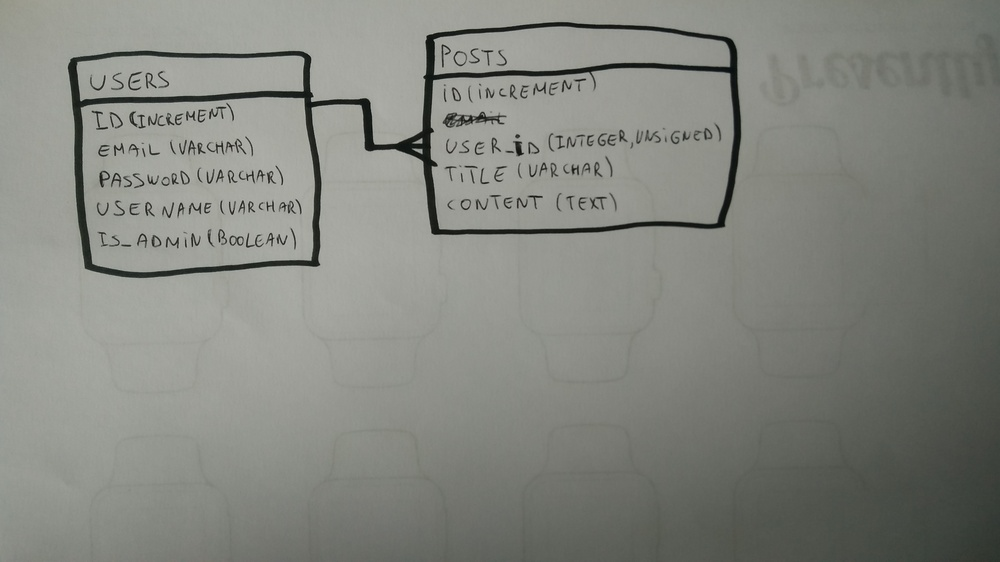
#> input picture images/relation.jpg, 1000 x 562 px, shrunk from 3840 x 2160 before the run
$ python lines.py
#> lines starting #> are read from the running program, lines starting #| are printed output that depends on the picture; after the words box and inside, x2 and y2 are one past the last pixel; in counts of white or black regions, pixels touching at a corner belong together
import cv2
import numpy as np

img = cv2.imread('images/relation.jpg')
#> img is the input picture: shape (562, 1000, 3); mean B, G, R 127.4, 133.9, 131.9
gray = cv2.cvtColor(img,cv2.COLOR_BGR2GRAY)
edges = cv2.Canny(gray,50,150,apertureSize = 3)
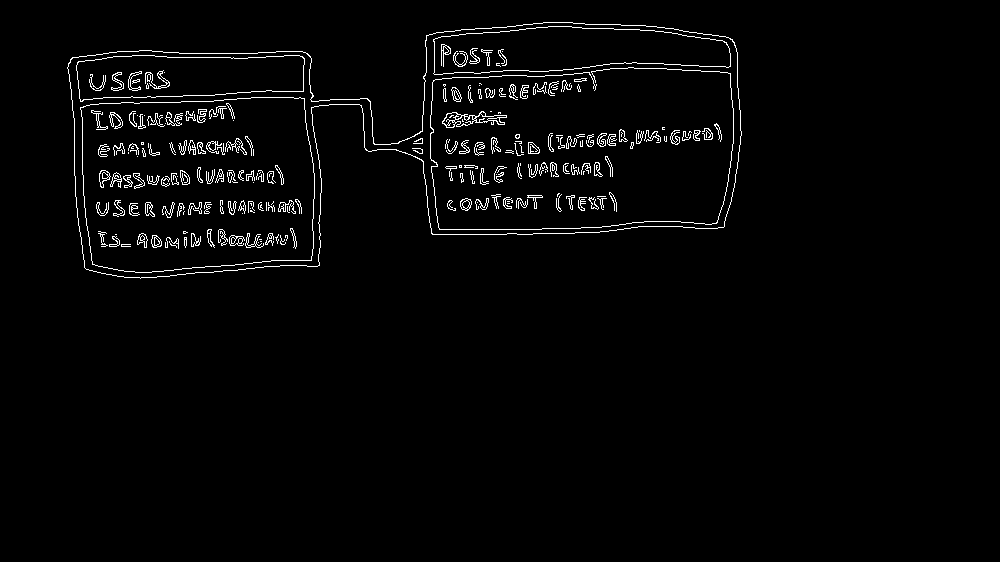
#> edges: shape (562, 1000); 2.2% white in thin lines or dots, all inside (x1, y1, x2, y2) = (67, 22, 742, 279)
cv2.imwrite('houghlinesCanny.jpg',edges)

# cv2.imshow('img', edges)
# cv2.waitKey(0)
# cv2.destroyAllWindows()

minLineLength = 100
maxLineGap = 10

lines = cv2.HoughLinesP(edges,1,np.pi/180,100,minLineLength,maxLineGap)
#> lines = 45 rows, first 6: [544, 228, 580, 228], [454, 234, 506, 234], [277, 97, 293, 97], [634, 68, 653, 68], [330, 99, 359, 99], [374, 144, 390, 144]

for x1,y1,x2,y2 in lines[0]:
    cv2.line(img,(x1,y1),(x2,y2),(0,255,0),2)
#> this loop made 1 pass
#> img: shape (562, 1000, 3); 0.02% of pixels changed, all inside (x1, y1, x2, y2) = (543, 227, 582, 230)

cv2.imwrite('houghlines5.jpg',img)

$ run again, with images/multi.jpg copied over images/relation.jpg
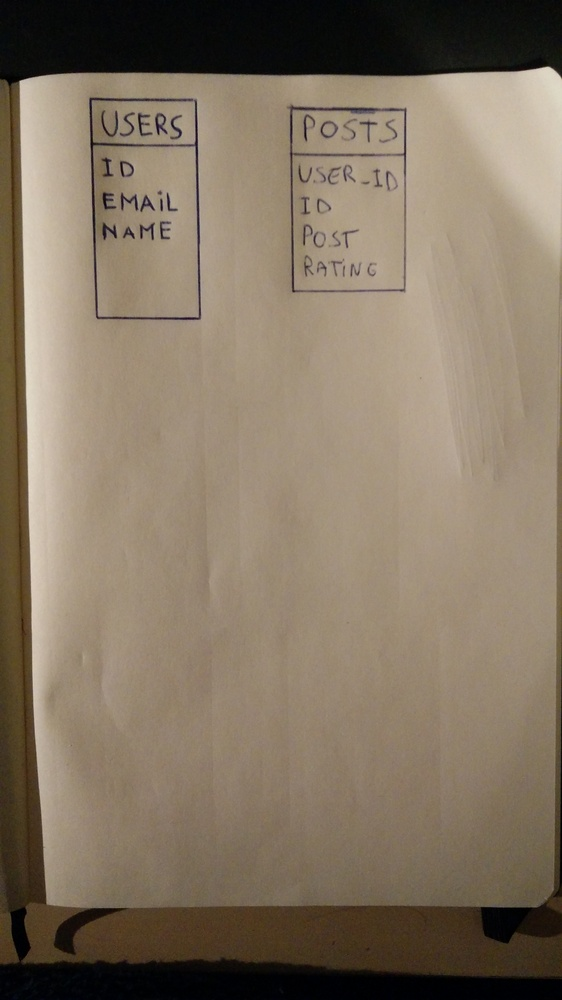
#> input picture images/multi.jpg, 562 x 1000 px, shrunk from 2160 x 3840 before the run
#> img is the input picture: shape (1000, 562, 3); mean B, G, R 99.3, 118.1, 132.6
#> `gray = cv2.cvtColor(img,cv2.COLOR_BGR2GRAY)`:
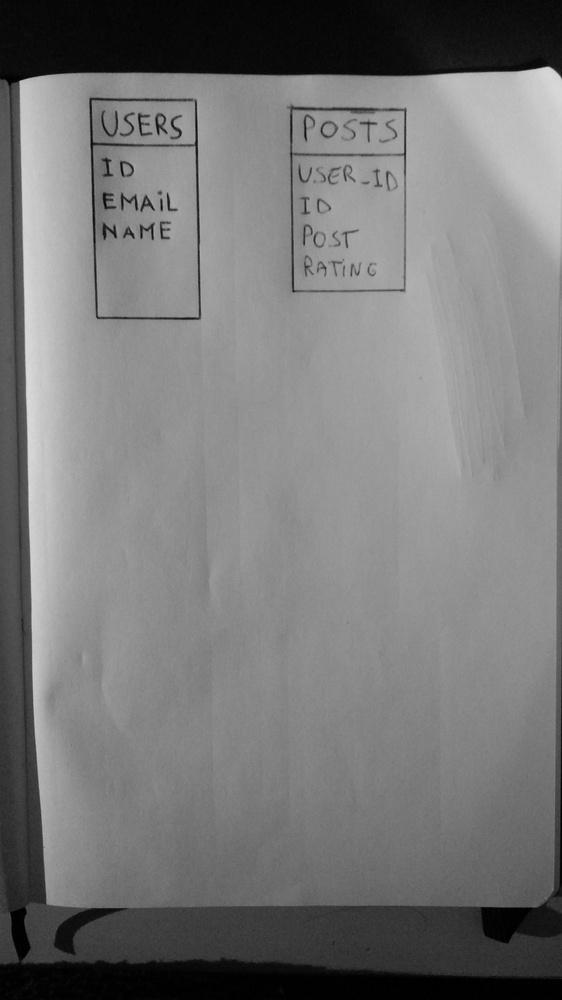
#> gray: shape (1000, 562); min 0, max 221, mean 120.3
#> `edges = cv2.Canny(gray,50,150,apertureSize = 3)`:
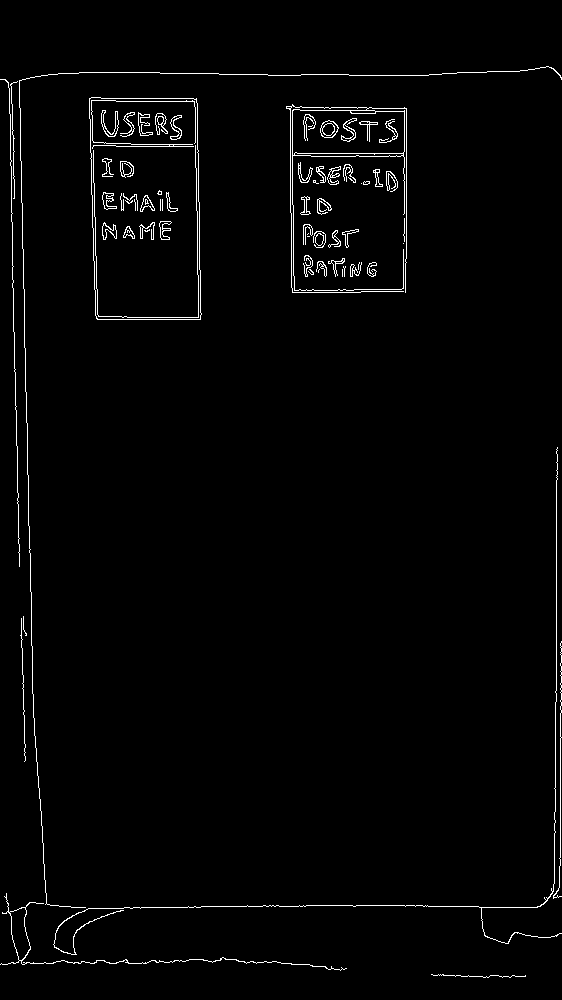
#> edges: shape (1000, 562); 1.8% white in thin lines or dots
#> lines = 50 rows, first 6: [11, 166, 11, 212], [556, 690, 556, 480], [20, 108, 20, 160], [199, 202, 199, 235], [27, 431, 27, 474], [13, 288, 13, 322]
#> the loop `for x1,y1,x2,y2 in lines[0]:` made 1 pass

$ run again, with images/multi2.jpg copied over images/relation.jpg
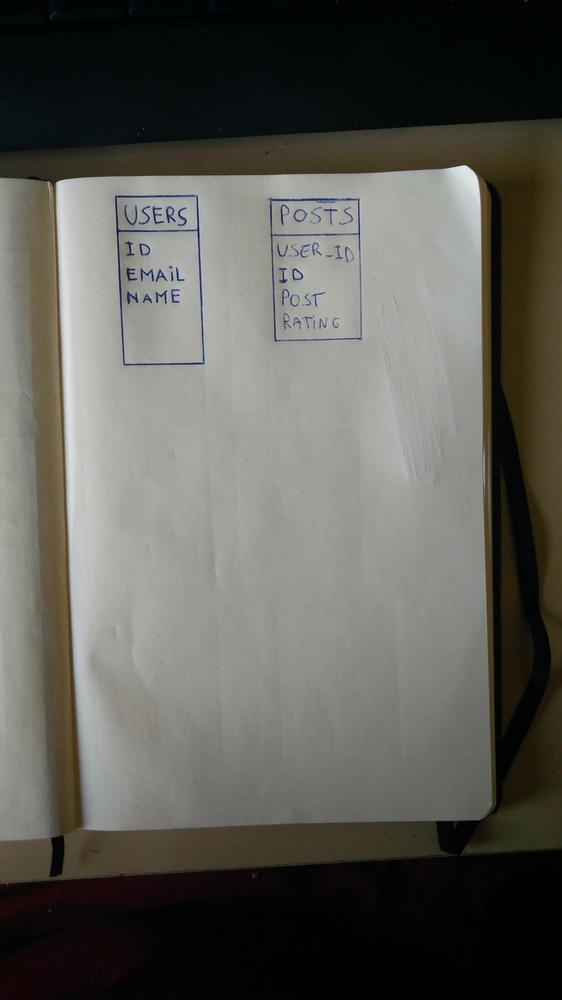
#> input picture images/multi2.jpg, 562 x 1000 px, shrunk from 2160 x 3840 before the run
#> img is the input picture: shape (1000, 562, 3); mean B, G, R 86.1, 92.1, 92.7
#> `gray = cv2.cvtColor(img,cv2.COLOR_BGR2GRAY)`:
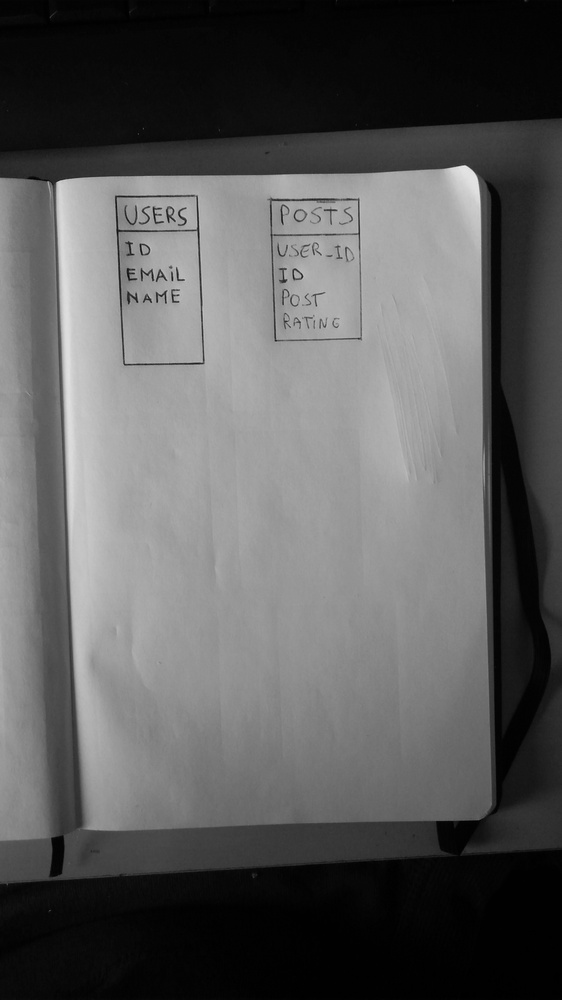
#> gray: shape (1000, 562); min 0, max 238, mean 91.6
#> `edges = cv2.Canny(gray,50,150,apertureSize = 3)`:
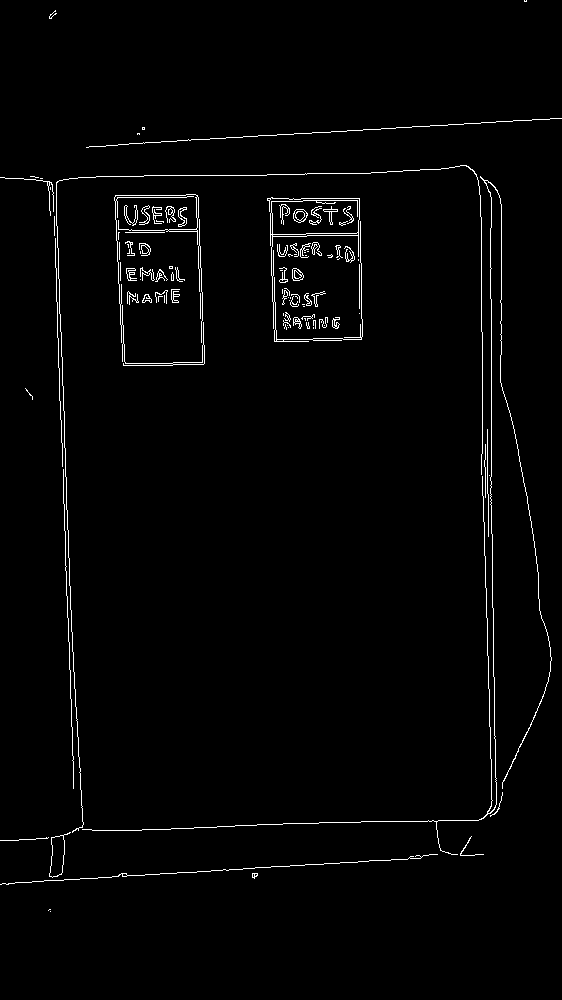
#> edges: shape (1000, 562); 1.8% white in thin lines or dots
#> lines = 85 rows, first 6: [65, 537, 66, 566], [64, 425, 64, 447], [70, 683, 70, 698], [54, 219, 54, 235], [56, 182, 56, 203], [56, 276, 56, 301]
#> the loop `for x1,y1,x2,y2 in lines[0]:` made 1 pass

$ run again, with images/multi3.jpg copied over images/relation.jpg
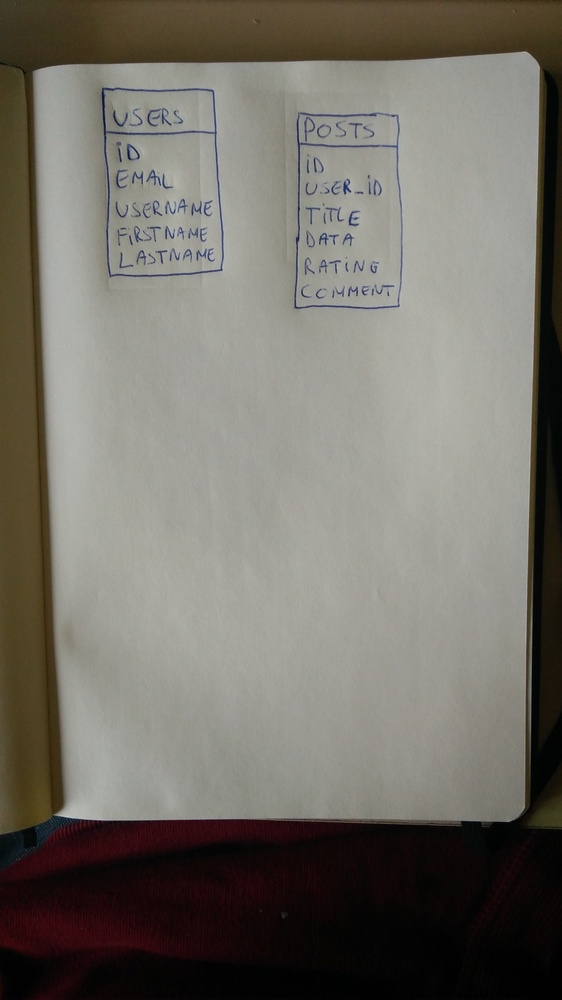
#> input picture images/multi3.jpg, 562 x 1000 px, shrunk from 2160 x 3840 before the run
#> img is the input picture: shape (1000, 562, 3); mean B, G, R 104.7, 112.8, 116.4
#> `gray = cv2.cvtColor(img,cv2.COLOR_BGR2GRAY)`:
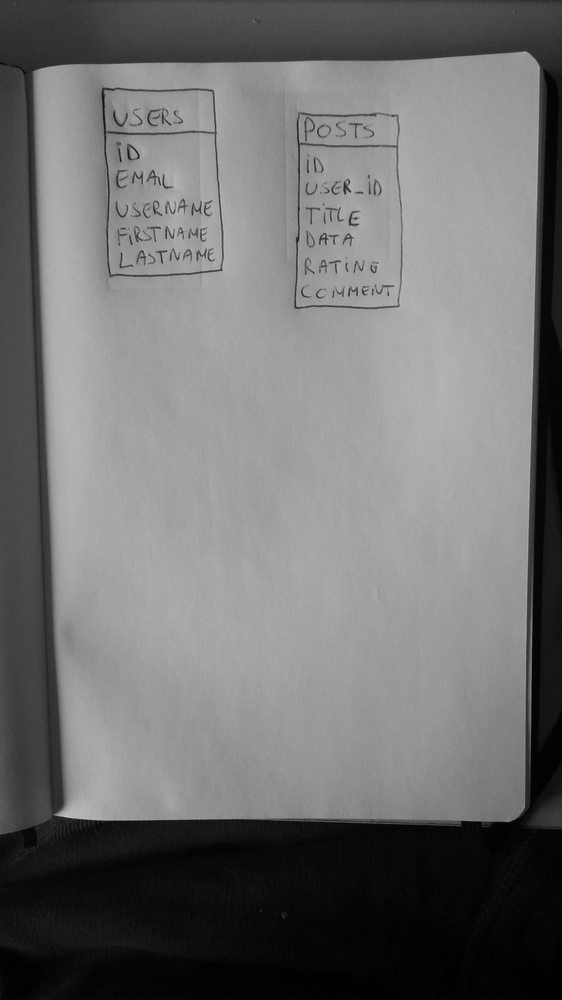
#> gray: shape (1000, 562); min 0, max 201, mean 113
#> `edges = cv2.Canny(gray,50,150,apertureSize = 3)`:
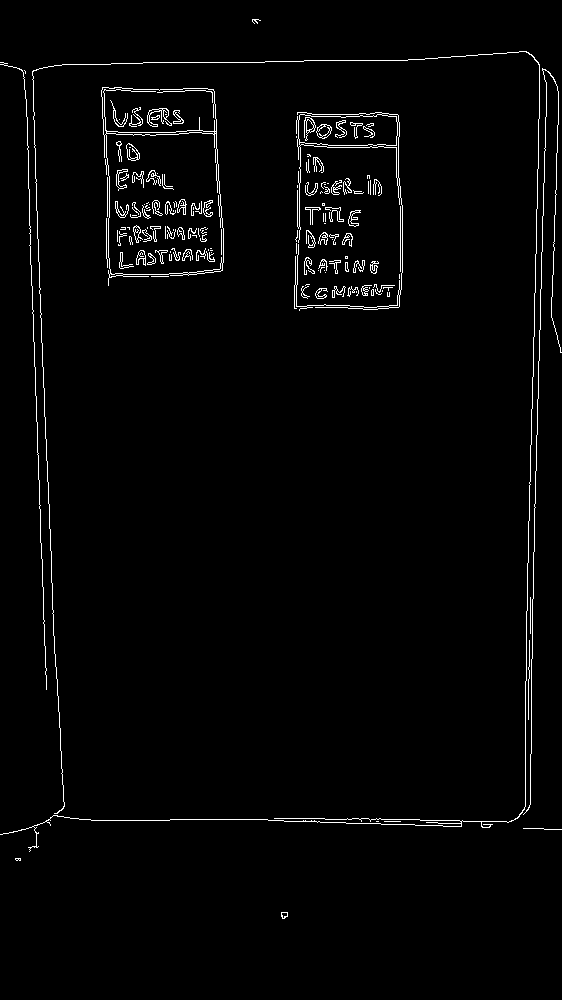
#> edges: shape (1000, 562); 2% white in thin lines or dots
#> lines = 70 rows, first 6: [32, 286, 32, 303], [40, 509, 40, 535], [38, 458, 38, 479], [46, 675, 46, 689], [45, 649, 45, 667], [529, 666, 529, 640]
#> the loop `for x1,y1,x2,y2 in lines[0]:` made 1 pass
